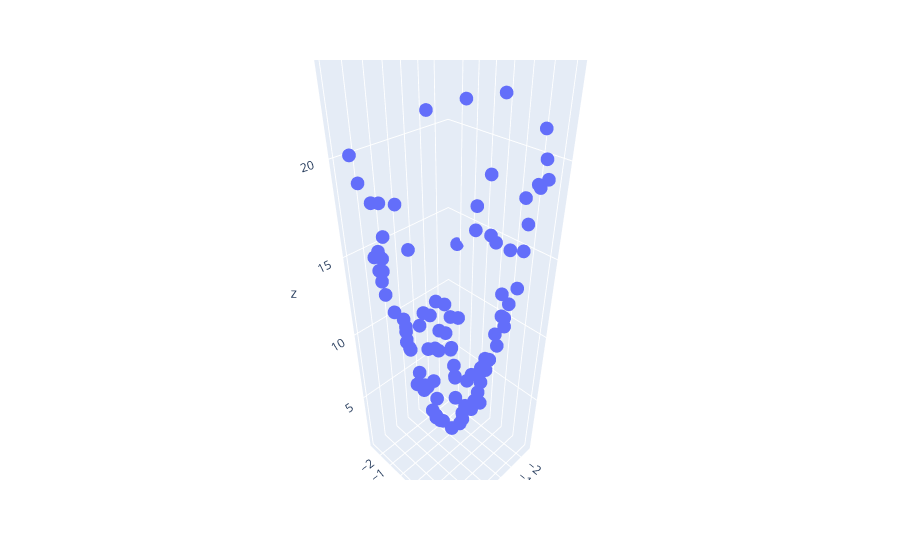

Notebook cell for this chart:
### Code cell
import plotly.express as px 
df = px.data.iris()
fig = px.scatter_3d(df , x = x.ravel() , y=y.ravel() , z = z.ravel())
fig.show()
